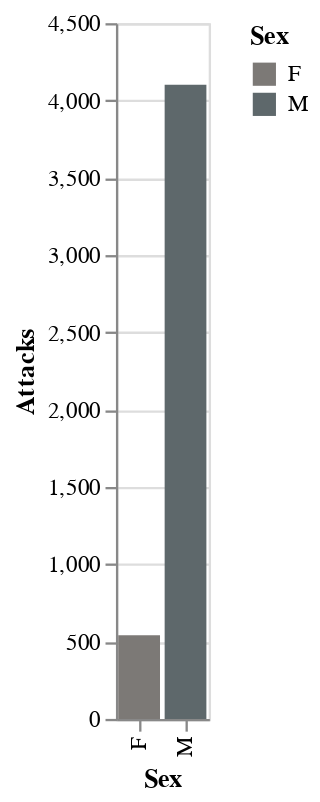

The code cell stored with this chart in its notebook:
### Markdown cell above
## Shark Attacks by Sex

The data contains information about the sex of the victim, so lets see who has been attacked more frequently - men or women?

Note, there are a couple outlier entries other than 'M' or 'F' - these are infrequent and appear to be genuine typos or misentries rather than addititional gender identies, so they will not be included in this visualization.

### Code cell
attacks.rename(columns = {'Sex ': 'Sex'}, inplace = True)
attacks.columns
sex_data = attacks.value_counts('Sex').to_frame(name = 'Attacks').reset_index()

sex_data = sex_data[sex_data['Sex'].isin(['M', 'F'])]

sex_chart = alt.Chart(sex_data).mark_bar().encode(
    
    x = 'Sex',
    y = 'Attacks',
    color = 'Sex'

).configure_range(
    category={'scheme': color_scheme}
)


sex_chart

### Figure 1 — Vega-Lite specification as saved in the notebook (floating-point values rounded to 4 significant figures)
{"config": {"view": {"continuousWidth": 300, "continuousHeight": 300}, "range": {"category": {"scheme": ["#e9dfd7", "#c3b8af", "#595959", "#423d3e", "#97bfc5", "#799ba0"]}}}, "data": {"name": "data-b23e8ead4fc3783ec96f3fda3fb87aeb"}, "mark": {"type": "bar"}, "encoding": {"color": {"field": "Sex", "type": "nominal"}, "x": {"field": "Sex", "type": "nominal"}, "y": {"field": "Attacks", "type": "quantitative"}}, "$schema": "https://vega.github.io/schema/vega-lite/v5.14.1.json", "datasets": {"data-b23e8ead4fc3783ec96f3fda3fb87aeb": [{"Sex": "M", "Attacks": 4102}, {"Sex": "F", "Attacks": 541}]}}
